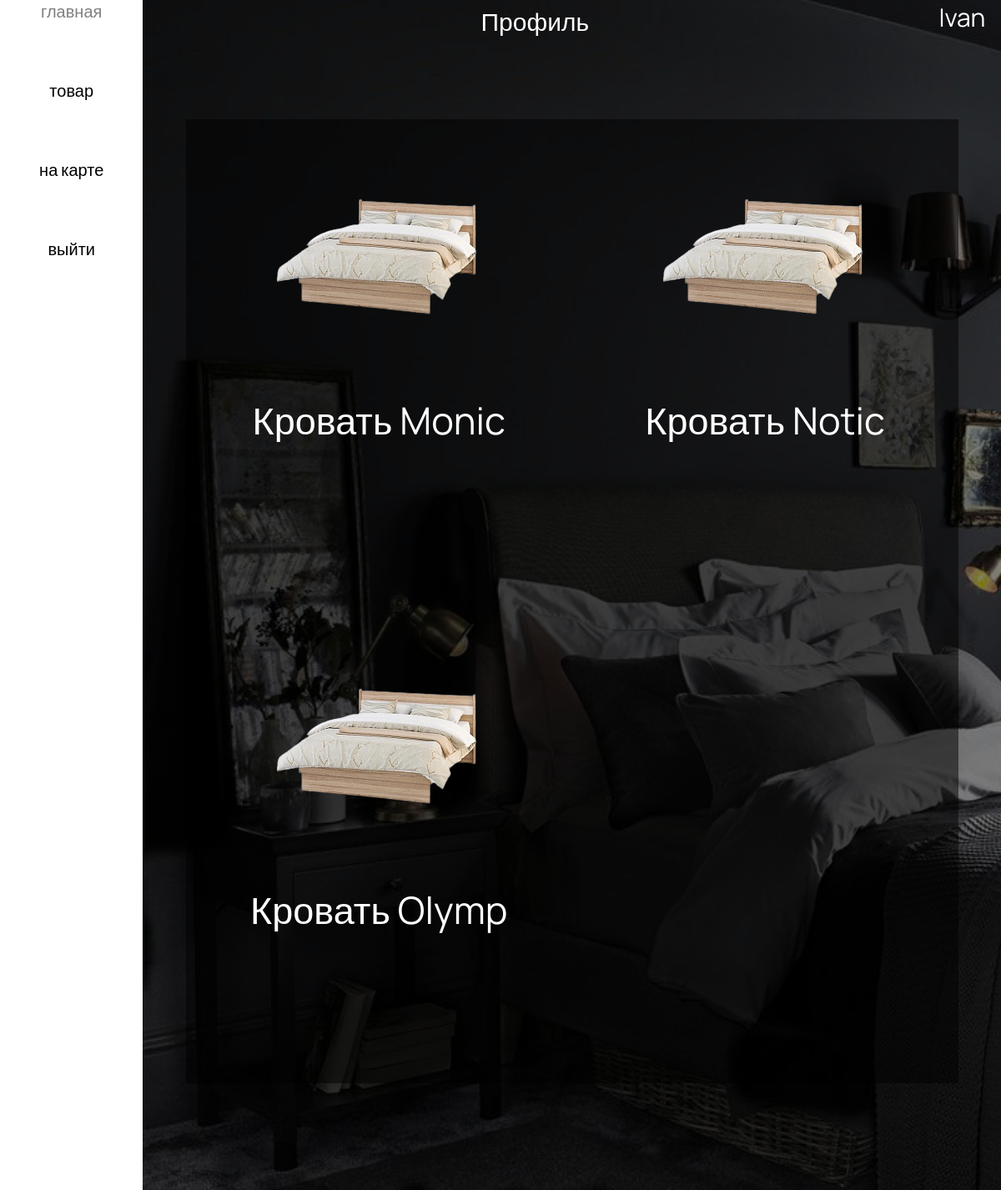
Screenshot of /profile (signed in) with the database file from the repository.
### data/users.py (models this page shows, shortened)
class User(SqlAlchemyBase, UserMixin):
    __tablename__ = 'users'
    id = sqlalchemy.Column(sqlalchemy.Integer,
                           primary_key=True, autoincrement=True)
    name = sqlalchemy.Column(sqlalchemy.String, nullable=True)
    email = sqlalchemy.Column(sqlalchemy.String,
                              index=True, unique=True, nullable=True)
    hashed_password = sqlalchemy.Column(sqlalchemy.String, nullable=True)
    created_date = sqlalchemy.Column(sqlalchemy.DateTime,
                                     default=datetime.datetime.now)
    basket = sqlalchemy.Column(sqlalchemy.String, default=None)

### data/products.py (models this page shows)
class Product(SqlAlchemyBase):
    __tablename__ = 'products'
    id = sqlalchemy.Column(sqlalchemy.Integer, primary_key=True, autoincrement=True)
    name = sqlalchemy.Column(sqlalchemy.String, unique=True)
    count = sqlalchemy.Column(sqlalchemy.Integer, nullable=True)
    price = sqlalchemy.Column(sqlalchemy.Integer, nullable=True)
    image_name = sqlalchemy.Column(sqlalchemy.String)

### main.py (the view)
@app.route('/profile')
def profile():
    db_sess = db_session.create_session()
    user_basket = db_sess.query(User).filter(User.id == current_user.id).first().basket
    user_basket = str(user_basket)
    products = []
    if user_basket:
        user_basket = list(user_basket)
        for product in user_basket:
            products.append(int(product))
    all_products = db_sess.query(Product).filter(Product.id.in_(products)).all()
    return render_template('profile.html', products=all_products)

### data/db_session.py (called while the page is built)
def create_session() -> Session:
    global __factory
    return __factory()

### main.py (called while the page is built)
@login_manager.user_loader
def load_user(user_id):
    db_sess = db_session.create_session()
    return db_sess.query(User).get(user_id)

### templates/profile.html (shortened to what this page needs)
<!DOCTYPE html>
<html lang="ru">
<head>
  <link rel="stylesheet" href="{{ url_for('static',filename='styles/style_profile.css') }}">
</head>
<body>
  <div class="menu">
    <div class="menu__body">
      <a href="/" class="menu__button">главная</a>
      <a href="/products" class="menu__button">товар</a>
      <a href="https://static-maps.yandex.ru/1.x/?ll=37.773085,55.425846&l=map&z=17&pt=37.773085,55.42584" class="menu__button">на карте</a>
      <a class="menu__button" href="/logout">выйти</a>
    </div>
  </div>
  <div class="wrapper">
    <main class="main">
      <div class="bar">
        <div class="bar__body">
          <div class="bar__name">
              Профиль
          </div>
          <div class="bar__name">
              {{ current_user.name }}
          </div>
        </div>
      </div>
      <div class="list">
          <div class="list__body">
            {% for item in products %}
            <div class="list__row">
              <p class="product_img"><img src="{{url_for('static', filename=item.image_name)}}" class="product_img"></p>
              <p class="item_title">{{ item.name }}</p>
            </div>
            {% endfor %}
          </div>
      </div>
    </main>
  </div>
</body>
</html>

### static/styles/style_profile.css (style rules this page uses)
html,body { height: 100%; width: 100%; margin: 0; padding: 0; }
body { display: grid; grid-template: 1fr / 1fr 6fr; }
p { text-align: center; }
.wrapper { min-height: 100%; display: flex; flex-direction: column; background: white; }
.menu__body { display: grid; grid-template: repeat(5, 1fr) 10fr / 1fr; height: 100%; }
.menu__button { transition-duration: 0.3s; font-family: 'Manrope', sans-serif; font-size: 30px; text-align: center; text-decoration-line: none; color: black; }
main { background-image: url('/static/img/фон3.jpg'); background-size: cover; height: 100%; display: grid; grid-template: 10% 90% / 1fr; }
.bar { height: 10%; }
.bar__body { width: 100%; display: grid; grid-template: 1fr / 10fr 1fr; }
.bar__name { font-family: 'Manrope', sans-serif; font-size: 30px; text-align: center; color: white; margin-top: 0.5%; margin-left: 0.5%; }
.list { transition-duration: 0.3s; height: 90%; width: 90%; margin-left: 5%; background: rgba(0, 0, 0, 0.5); }
.list__body { transition-duration: 0.3s; height: 100%; overflow-y: scroll; display: grid; grid-template: 1fr / 1fr 1fr 1fr; }
.list__row { width: 90%; margin-left: 5%; padding-bottom: 150px; margin-top: 2%; }
.item_title { font-family: 'Manrope', sans-serif; font-size: 45px; text-decoration-line: none; color: white; }
@media (max-width: 1200px) { .list__body { display: grid; grid-template: 1fr / 1fr 1fr; } }
@media (max-width: 1200px) { .menu__button { font-size: 20px; } }

### rows the page displays
User: name "Ivan"
Product: image_name (picture), name "Кровать Monic"
Product: image_name (picture), name "Кровать Notic"
Product: image_name (picture), name "Кровать Olymp"
